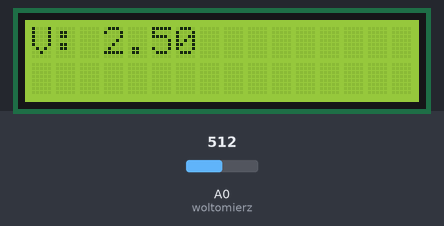
This sketch was run on a simulated Arduino Uno, built with avr-gcc and run on an emulated ATmega328P. Parts: 16×2 character LCD. The test bench sets the inputs (shaded band); at power-on: A0 (woltomierz) = 512. What the sketch prints to the serial monitor is not drawn.

Above: at 1.2 s.
1.3 s: A0 (woltomierz) set to 716
At 2.8 s:
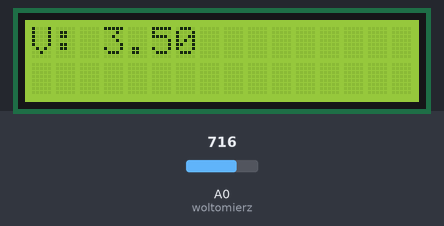
5.4 s: A0 (woltomierz) set to 900
At 6.5 s:
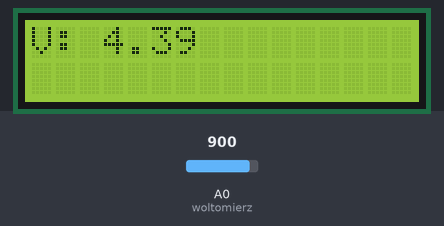
8.5 s: A0 (woltomierz) set to 1023
At 9.9 s:
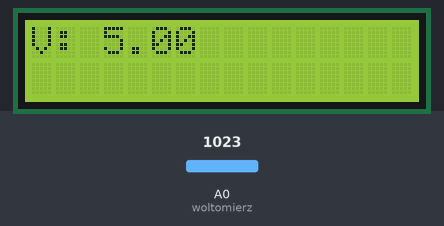
Timing chart, 0 to 11.5 s (numbered marks = the images above; inputs shaded):
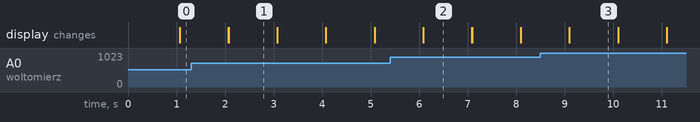

Measured:
- after the input at 1.3 s, the display: first differs from a run without the input after 0.77 s (image 1)
- after the input at 5.4 s, the display: first differs from a run without the input after 0.69 s (image 2)
- after the input at 8.5 s, the display: first differs from a run without the input after 0.60 s (image 3)
- what the display in image 1 shows lasts 1.0 s, from 2.1 s to 3.1 s

The sketch:

nauka.ino
```cpp
#include <LiquidCrystal.h>

const byte woltomierz = A0;
const byte lcdRS = 2;                                        // Tutaj są określone poszczególne adresy linii wyświetlacza.
const byte lcdEN = 3;
const byte lcdD4 = 4;
const byte lcdD5 = 5;
const byte lcdD6 = 6;
const byte lcdD7 = 7;
const byte lcdKolumny = 16;                                  // To jest ilość kolumn w naszym wyświetlaczu.
const byte lcdWiersze = 2;                                   // To jest ilość wierszy w naszym wyświetlaczu.
LiquidCrystal lcd(lcdRS, lcdEN, lcdD4, lcdD5, lcdD6, lcdD7); // Tutaj dostarcza się bibliotece obsługi wyświetlacza wiedzy, gdzie co jest podłączone.

                                             // Tutaj przechowuje się wartość temperatury odczytaną z termometru, wymnożoną przez 10 i zaokrągloną.

void setup()
{
                                             // Inicjuj termometr.
  lcd.begin(lcdKolumny, lcdWiersze);                         // Inicjuj wyświetlacz, powiadamiając go o ilości kolumn i wierszy.
  Serial.begin(9600);

}

void loop()
{
                                                  // Pętla opóźniająca mająca na celu wyeliminowanie niestabilności odczytów.
int napiecie = analogRead(woltomierz);
float napiecieV = napiecie * (5.0 / 1024.0);
lcd.print("V: " + String(napiecieV));
Serial.println(napiecieV);
delay(1000);
lcd.clear();
}
```
